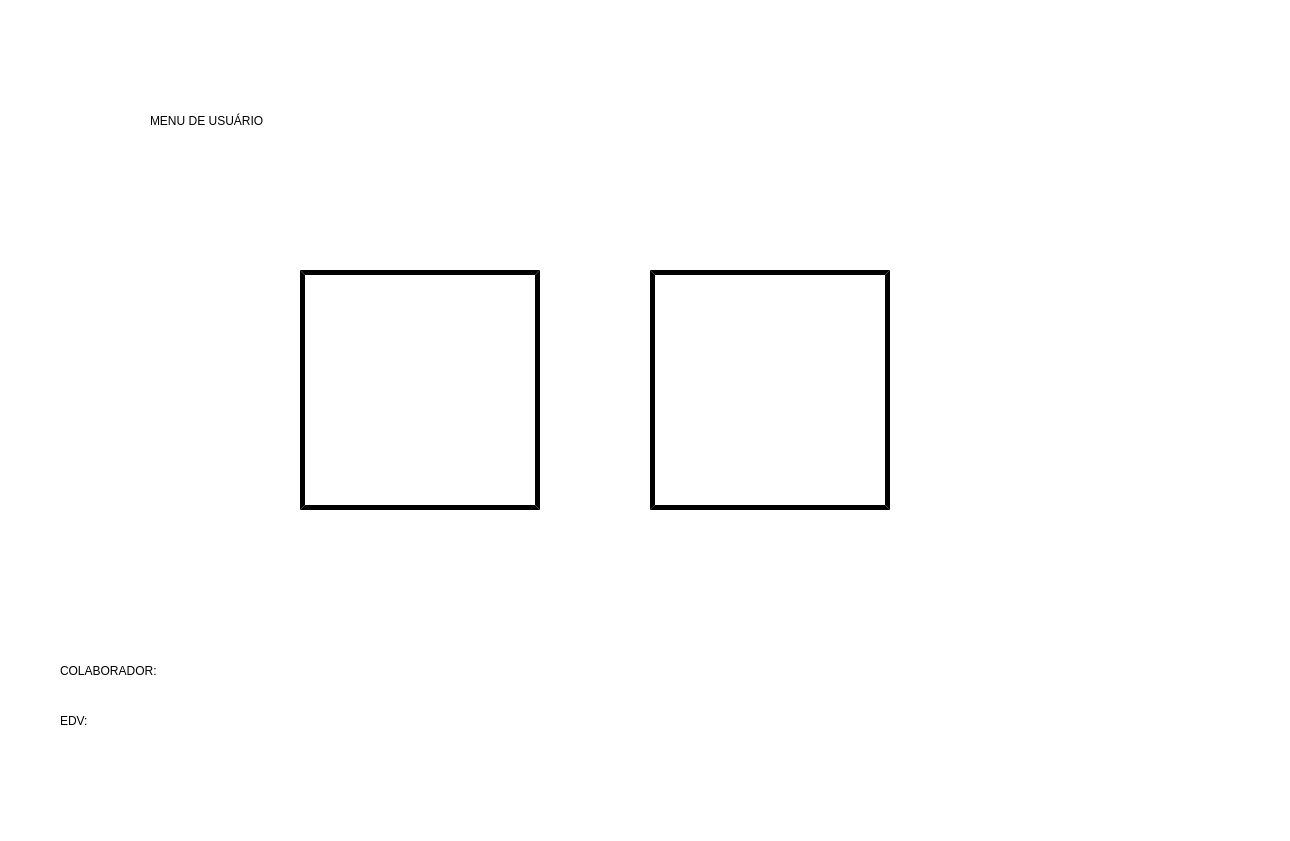
<?xml version="1.0" encoding="UTF-8"?>
<ui version="4.0">
 <class>Menu02</class>
 <widget class="QMainWindow" name="Menu02">
  <property name="geometry">
   <rect>
    <x>0</x>
    <y>0</y>
    <width>1290</width>
    <height>841</height>
   </rect>
  </property>
  <property name="minimumSize">
   <size>
    <width>1275</width>
    <height>841</height>
   </size>
  </property>
  <property name="maximumSize">
   <size>
    <width>1290</width>
    <height>841</height>
   </size>
  </property>
  <property name="windowTitle">
   <string>MainWindow</string>
  </property>
  <property name="styleSheet">
   <string notr="true">background-color: rgb(255, 255, 255);</string>
  </property>
  <widget class="QWidget" name="centralwidget">
   <widget class="QPushButton" name="Botao_Manutencao">
    <property name="geometry">
     <rect>
      <x>300</x>
      <y>270</y>
      <width>240</width>
      <height>240</height>
     </rect>
    </property>
    <property name="whatsThis">
     <string>&lt;html&gt;&lt;head/&gt;&lt;body&gt;&lt;p&gt;&lt;br/&gt;&lt;/p&gt;&lt;/body&gt;&lt;/html&gt;</string>
    </property>
    <property name="styleSheet">
     <string notr="true">border-style: outset;
background-color: rgb(255, 255, 255);
border-color: rgb(0, 0, 0);
border-width:5px;</string>
    </property>
    <property name="text">
     <string/>
    </property>
    <property name="icon">
     <iconset>
      <normaloff>imagens/MANUTENCAO.png</normaloff>imagens/MANUTENCAO.png</iconset>
    </property>
    <property name="iconSize">
     <size>
      <width>220</width>
      <height>220</height>
     </size>
    </property>
   </widget>
   <widget class="QPushButton" name="Botao_Cadastros">
    <property name="geometry">
     <rect>
      <x>650</x>
      <y>270</y>
      <width>240</width>
      <height>240</height>
     </rect>
    </property>
    <property name="styleSheet">
     <string notr="true">border-style: outset;
background-color: rgb(255, 255, 255);
border-color: rgb(0, 0, 0);
border-width:5px;</string>
    </property>
    <property name="text">
     <string/>
    </property>
    <property name="icon">
     <iconset>
      <normaloff>imagens/CADASTROS.png</normaloff>imagens/CADASTROS.png</iconset>
    </property>
    <property name="iconSize">
     <size>
      <width>220</width>
      <height>220</height>
     </size>
    </property>
   </widget>
   <widget class="QLabel" name="Label_Borda">
    <property name="geometry">
     <rect>
      <x>0</x>
      <y>783</y>
      <width>1290</width>
      <height>18</height>
     </rect>
    </property>
    <property name="text">
     <string/>
    </property>
    <property name="pixmap">
     <pixmap>imagens/Borda.png</pixmap>
    </property>
    <property name="scaledContents">
     <bool>true</bool>
    </property>
   </widget>
   <widget class="QPushButton" name="Botao_Seta_Direita">
    <property name="geometry">
     <rect>
      <x>1150</x>
      <y>600</y>
      <width>111</width>
      <height>141</height>
     </rect>
    </property>
    <property name="styleSheet">
     <string notr="true">border-style: inside;
background-color: rgb(255, 255, 255);
border-color: rgb(0, 0, 0);
border-width:3px;</string>
    </property>
    <property name="text">
     <string/>
    </property>
    <property name="icon">
     <iconset>
      <normaloff>imagens/Seta Branca para direita.png</normaloff>imagens/Seta Branca para direita.png</iconset>
    </property>
    <property name="iconSize">
     <size>
      <width>130</width>
      <height>130</height>
     </size>
    </property>
   </widget>
   <widget class="QPushButton" name="Botao_Seta_Esquerda">
    <property name="geometry">
     <rect>
      <x>1000</x>
      <y>590</y>
      <width>121</width>
      <height>161</height>
     </rect>
    </property>
    <property name="styleSheet">
     <string notr="true">border-style: inside;
background-color: rgb(255, 255, 255);
border-color: rgb(0, 0, 0);
border-width:3px;</string>
    </property>
    <property name="text">
     <string/>
    </property>
    <property name="icon">
     <iconset>
      <normaloff>imagens/Seta Preta para esquerda.png</normaloff>imagens/Seta Preta para esquerda.png</iconset>
    </property>
    <property name="iconSize">
     <size>
      <width>135</width>
      <height>135</height>
     </size>
    </property>
   </widget>
   <widget class="QLabel" name="Label_Menu_De_Usuario">
    <property name="geometry">
     <rect>
      <x>150</x>
      <y>60</y>
      <width>875</width>
      <height>121</height>
     </rect>
    </property>
    <property name="styleSheet">
     <string notr="true">border-style: outset;



background-color: rgb(255, 255, 255);
border-color: rgb(0, 0, 0);
border-width:0px;

font: 75 65pt &quot;Bosch Sans Bold&quot;;</string>
    </property>
    <property name="text">
     <string>MENU DE USUÁRIO</string>
    </property>
   </widget>
   <widget class="QLabel" name="Label_Colaborador">
    <property name="geometry">
     <rect>
      <x>60</x>
      <y>650</y>
      <width>551</width>
      <height>41</height>
     </rect>
    </property>
    <property name="styleSheet">
     <string notr="true">border-style: outset;



background-color: rgb(255, 255, 255);
border-color: rgb(0, 0, 0);
border-width:0px;

font: 75 15pt &quot;Bosch Sans Bold&quot;;</string>
    </property>
    <property name="text">
     <string>COLABORADOR:</string>
    </property>
   </widget>
   <widget class="QLabel" name="Label_EDV">
    <property name="geometry">
     <rect>
      <x>60</x>
      <y>700</y>
      <width>371</width>
      <height>41</height>
     </rect>
    </property>
    <property name="styleSheet">
     <string notr="true">border-style: outset;



background-color: rgb(255, 255, 255);
border-color: rgb(0, 0, 0);
border-width:0px;

font: 75 15pt &quot;Bosch Sans Bold&quot;;</string>
    </property>
    <property name="text">
     <string>EDV:</string>
    </property>
   </widget>
   <widget class="QPushButton" name="Botao_Sair">
    <property name="geometry">
     <rect>
      <x>1080</x>
      <y>30</y>
      <width>161</width>
      <height>161</height>
     </rect>
    </property>
    <property name="styleSheet">
     <string notr="true">QPushButton{
border-style: outset;
background-color: rgb(255, 255, 255);
border-color: rgb(255, 255, 255);
border-width:5px;
}
QPushButton:pressed{
border-style: inside;
font: 75 9pt &quot;Bosch Sans Bold&quot;;
background-color: rgb(139, 34, 132);
color: rgb(255, 207, 0);
}</string>
    </property>
    <property name="text">
     <string/>
    </property>
    <property name="icon">
     <iconset>
      <normaloff>imagens/SAIR.png</normaloff>imagens/SAIR.png</iconset>
    </property>
    <property name="iconSize">
     <size>
      <width>140</width>
      <height>140</height>
     </size>
    </property>
   </widget>
  </widget>
  <widget class="QMenuBar" name="menubar">
   <property name="geometry">
    <rect>
     <x>0</x>
     <y>0</y>
     <width>1290</width>
     <height>21</height>
    </rect>
   </property>
  </widget>
  <widget class="QStatusBar" name="statusbar"/>
 </widget>
 <resources/>
 <connections/>
</ui>
